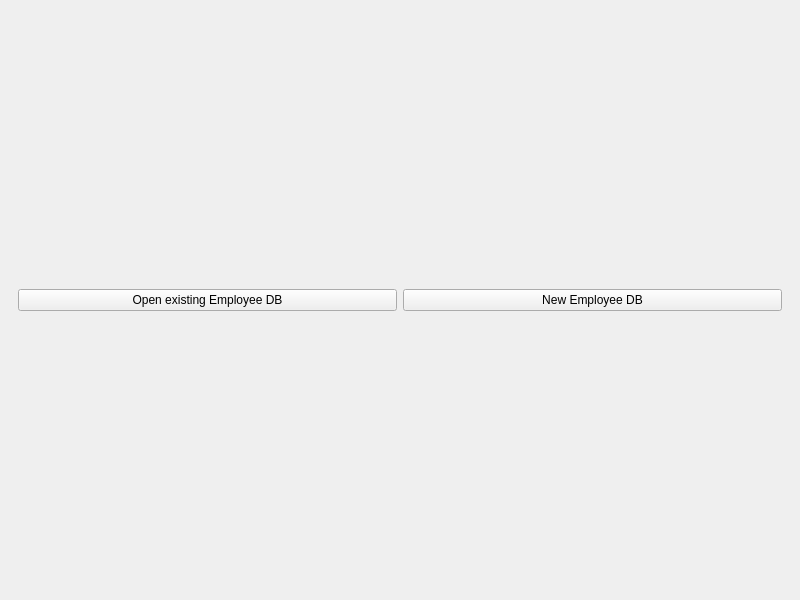
<?xml version="1.0" encoding="UTF-8"?>
<ui version="4.0">
 <class>MainWindow</class>
 <widget class="QMainWindow" name="MainWindow">
  <property name="geometry">
   <rect>
    <x>0</x>
    <y>0</y>
    <width>800</width>
    <height>600</height>
   </rect>
  </property>
  <property name="windowTitle">
   <string>Employee Management System</string>
  </property>
  <property name="documentMode">
   <bool>false</bool>
  </property>
  <widget class="QWidget" name="centralwidget">
   <layout class="QGridLayout" name="gridLayout_2">
    <item row="1" column="3">
     <widget class="QStackedWidget" name="stackedWidget">
      <property name="currentIndex">
       <number>0</number>
      </property>
      <widget class="QWidget" name="Open_File">
       <layout class="QGridLayout" name="gridLayout_3">
        <item row="0" column="0">
         <widget class="QPushButton" name="opendb_btn">
          <property name="text">
           <string>Open existing Employee DB</string>
          </property>
         </widget>
        </item>
        <item row="0" column="1">
         <widget class="QPushButton" name="newdb_btn">
          <property name="text">
           <string>New Employee DB</string>
          </property>
         </widget>
        </item>
       </layout>
      </widget>
      <widget class="QWidget" name="Login_Page">
       <layout class="QGridLayout" name="gridLayout">
        <item row="3" column="3" colspan="3">
         <widget class="QLineEdit" name="name_text">
          <property name="echoMode">
           <enum>QLineEdit::Normal</enum>
          </property>
          <property name="placeholderText">
           <string>Enter your Name</string>
          </property>
         </widget>
        </item>
        <item row="1" column="4" colspan="2">
         <widget class="QRadioButton" name="Emp">
          <property name="text">
           <string>Employee</string>
          </property>
         </widget>
        </item>
        <item row="7" column="4" colspan="2">
         <widget class="QPushButton" name="login_btn">
          <property name="toolTip">
           <string>Login</string>
          </property>
          <property name="text">
           <string>Login</string>
          </property>
         </widget>
        </item>
        <item row="3" column="6">
         <spacer name="horizontalSpacer_3">
          <property name="orientation">
           <enum>Qt::Horizontal</enum>
          </property>
          <property name="sizeHint" stdset="0">
           <size>
            <width>40</width>
            <height>20</height>
           </size>
          </property>
         </spacer>
        </item>
        <item row="3" column="1">
         <spacer name="horizontalSpacer">
          <property name="orientation">
           <enum>Qt::Horizontal</enum>
          </property>
          <property name="sizeHint" stdset="0">
           <size>
            <width>40</width>
            <height>20</height>
           </size>
          </property>
         </spacer>
        </item>
        <item row="1" column="3">
         <widget class="QRadioButton" name="Admin">
          <property name="text">
           <string>Admin</string>
          </property>
         </widget>
        </item>
        <item row="5" column="3" colspan="2">
         <widget class="QLineEdit" name="pass_text">
          <property name="echoMode">
           <enum>QLineEdit::PasswordEchoOnEdit</enum>
          </property>
          <property name="placeholderText">
           <string>Enter Password</string>
          </property>
         </widget>
        </item>
        <item row="3" column="2">
         <widget class="QLabel" name="name_lbl">
          <property name="text">
           <string>Name: </string>
          </property>
         </widget>
        </item>
        <item row="5" column="2">
         <widget class="QLabel" name="pass_lbl">
          <property name="text">
           <string>Password: </string>
          </property>
         </widget>
        </item>
        <item row="1" column="2">
         <widget class="QLabel" name="ut_lbl">
          <property name="text">
           <string>User Type: </string>
          </property>
         </widget>
        </item>
        <item row="7" column="2">
         <widget class="QPushButton" name="register_btn">
          <property name="toolTip">
           <string>Register</string>
          </property>
          <property name="text">
           <string>Register</string>
          </property>
         </widget>
        </item>
        <item row="5" column="5">
         <widget class="QPushButton" name="rand_pass_btn">
          <property name="toolTip">
           <string>Generate a random password.</string>
          </property>
          <property name="text">
           <string/>
          </property>
          <property name="icon">
           <iconset>
            <normaloff>../Icons/random_pass.png</normaloff>../Icons/random_pass.png</iconset>
          </property>
         </widget>
        </item>
        <item row="6" column="1" colspan="6">
         <widget class="QLabel" name="error_msg">
          <property name="sizePolicy">
           <sizepolicy hsizetype="Preferred" vsizetype="Fixed">
            <horstretch>0</horstretch>
            <verstretch>0</verstretch>
           </sizepolicy>
          </property>
          <property name="text">
           <string/>
          </property>
         </widget>
        </item>
       </layout>
      </widget>
      <widget class="QWidget" name="Admin_Main_Page">
       <layout class="QGridLayout" name="gridLayout_4">
        <item row="0" column="0" colspan="3">
         <widget class="QLineEdit" name="search_txt">
          <property name="placeholderText">
           <string>Search for an emplyee by his name.</string>
          </property>
         </widget>
        </item>
        <item row="0" column="3">
         <widget class="QPushButton" name="search_btn">
          <property name="sizePolicy">
           <sizepolicy hsizetype="Fixed" vsizetype="Fixed">
            <horstretch>0</horstretch>
            <verstretch>0</verstretch>
           </sizepolicy>
          </property>
          <property name="text">
           <string/>
          </property>
          <property name="icon">
           <iconset>
            <normaloff>../Icons/search.png</normaloff>../Icons/search.png</iconset>
          </property>
         </widget>
        </item>
        <item row="1" column="0">
         <widget class="QFrame" name="Sidebar">
          <property name="sizePolicy">
           <sizepolicy hsizetype="Fixed" vsizetype="Preferred">
            <horstretch>0</horstretch>
            <verstretch>0</verstretch>
           </sizepolicy>
          </property>
          <property name="frameShape">
           <enum>QFrame::StyledPanel</enum>
          </property>
          <property name="frameShadow">
           <enum>QFrame::Raised</enum>
          </property>
          <layout class="QGridLayout" name="gridLayout_5">
           <item row="2" column="0">
            <widget class="QLabel" name="u_lbl">
             <property name="text">
              <string>Upper Limit</string>
             </property>
            </widget>
           </item>
           <item row="1" column="1">
            <widget class="QSpinBox" name="l_limit"/>
           </item>
           <item row="1" column="0">
            <widget class="QLabel" name="l_lbl">
             <property name="text">
              <string>Lower Limit</string>
             </property>
            </widget>
           </item>
           <item row="3" column="0">
            <widget class="QLabel" name="des_lbl">
             <property name="text">
              <string>Designations: </string>
             </property>
            </widget>
           </item>
           <item row="2" column="1">
            <widget class="QSpinBox" name="u_limit"/>
           </item>
           <item row="3" column="1">
            <widget class="QComboBox" name="des_data">
             <property name="editable">
              <bool>true</bool>
             </property>
            </widget>
           </item>
           <item row="0" column="0" colspan="2">
            <widget class="QLabel" name="salary_lbl">
             <property name="sizePolicy">
              <sizepolicy hsizetype="Preferred" vsizetype="Fixed">
               <horstretch>0</horstretch>
               <verstretch>0</verstretch>
              </sizepolicy>
             </property>
             <property name="text">
              <string>Salary:</string>
             </property>
            </widget>
           </item>
           <item row="4" column="0" colspan="2">
            <widget class="QPushButton" name="save_btn">
             <property name="text">
              <string>Save</string>
             </property>
            </widget>
           </item>
          </layout>
         </widget>
        </item>
        <item row="1" column="1" colspan="3">
         <widget class="QTableWidget" name="Emp_View">
          <property name="columnCount">
           <number>8</number>
          </property>
          <column>
           <property name="text">
            <string>Name</string>
           </property>
          </column>
          <column>
           <property name="text">
            <string>Gender</string>
           </property>
          </column>
          <column>
           <property name="text">
            <string>Salary</string>
           </property>
          </column>
          <column>
           <property name="text">
            <string>Date of Joining</string>
           </property>
          </column>
          <column>
           <property name="text">
            <string>Designation</string>
           </property>
          </column>
          <column>
           <property name="text">
            <string>Age</string>
           </property>
          </column>
          <column>
           <property name="text">
            <string>Experience</string>
           </property>
          </column>
          <column>
           <property name="text">
            <string>Department</string>
           </property>
          </column>
         </widget>
        </item>
       </layout>
      </widget>
      <widget class="QWidget" name="Employee_EMP_Page"/>
     </widget>
    </item>
   </layout>
  </widget>
 </widget>
 <resources/>
 <connections/>
</ui>
